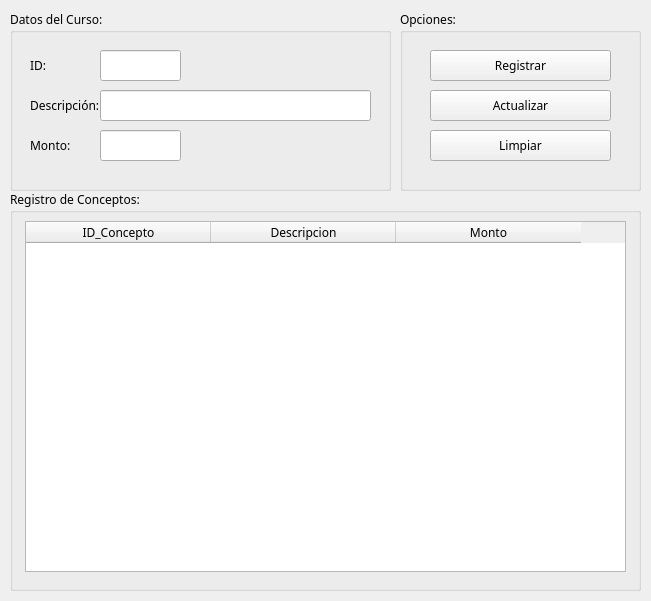
<?xml version="1.0" encoding="UTF-8"?>
<ui version="4.0">
 <class>MainWindow</class>
 <widget class="QMainWindow" name="MainWindow">
  <property name="geometry">
   <rect>
    <x>0</x>
    <y>0</y>
    <width>651</width>
    <height>601</height>
   </rect>
  </property>
  <property name="minimumSize">
   <size>
    <width>651</width>
    <height>601</height>
   </size>
  </property>
  <property name="maximumSize">
   <size>
    <width>651</width>
    <height>601</height>
   </size>
  </property>
  <property name="windowTitle">
   <string>MainWindow</string>
  </property>
  <widget class="QWidget" name="centralwidget">
   <widget class="QGroupBox" name="groupBox_2">
    <property name="geometry">
     <rect>
      <x>400</x>
      <y>10</y>
      <width>241</width>
      <height>181</height>
     </rect>
    </property>
    <property name="font">
     <font>
      <family>Bahnschrift SemiBold</family>
      <pointsize>9</pointsize>
     </font>
    </property>
    <property name="title">
     <string>Opciones:</string>
    </property>
    <widget class="QPushButton" name="btnRegistrar">
     <property name="geometry">
      <rect>
       <x>30</x>
       <y>40</y>
       <width>181</width>
       <height>31</height>
      </rect>
     </property>
     <property name="font">
      <font>
       <family>Bahnschrift</family>
      </font>
     </property>
     <property name="text">
      <string>Registrar</string>
     </property>
    </widget>
    <widget class="QPushButton" name="btnActualizar">
     <property name="geometry">
      <rect>
       <x>30</x>
       <y>80</y>
       <width>181</width>
       <height>31</height>
      </rect>
     </property>
     <property name="font">
      <font>
       <family>Bahnschrift</family>
      </font>
     </property>
     <property name="text">
      <string>Actualizar</string>
     </property>
    </widget>
    <widget class="QPushButton" name="btnLimpiar">
     <property name="geometry">
      <rect>
       <x>30</x>
       <y>120</y>
       <width>181</width>
       <height>31</height>
      </rect>
     </property>
     <property name="sizePolicy">
      <sizepolicy hsizetype="Expanding" vsizetype="Fixed">
       <horstretch>0</horstretch>
       <verstretch>0</verstretch>
      </sizepolicy>
     </property>
     <property name="font">
      <font>
       <family>Bahnschrift</family>
      </font>
     </property>
     <property name="text">
      <string>Limpiar</string>
     </property>
    </widget>
   </widget>
   <widget class="QGroupBox" name="groupBox">
    <property name="geometry">
     <rect>
      <x>10</x>
      <y>10</y>
      <width>381</width>
      <height>181</height>
     </rect>
    </property>
    <property name="font">
     <font>
      <family>Bahnschrift SemiBold</family>
      <pointsize>9</pointsize>
     </font>
    </property>
    <property name="title">
     <string>Datos del Curso:</string>
    </property>
    <widget class="QLabel" name="label">
     <property name="geometry">
      <rect>
       <x>20</x>
       <y>40</y>
       <width>61</width>
       <height>31</height>
      </rect>
     </property>
     <property name="text">
      <string>ID:</string>
     </property>
    </widget>
    <widget class="QLineEdit" name="txtIdconcepto">
     <property name="geometry">
      <rect>
       <x>90</x>
       <y>40</y>
       <width>81</width>
       <height>31</height>
      </rect>
     </property>
     <property name="font">
      <font>
       <family>Bahnschrift</family>
      </font>
     </property>
    </widget>
    <widget class="QLabel" name="label_2">
     <property name="geometry">
      <rect>
       <x>20</x>
       <y>80</y>
       <width>71</width>
       <height>31</height>
      </rect>
     </property>
     <property name="text">
      <string>Descripción:</string>
     </property>
    </widget>
    <widget class="QLineEdit" name="txtDescripcion">
     <property name="geometry">
      <rect>
       <x>90</x>
       <y>80</y>
       <width>271</width>
       <height>31</height>
      </rect>
     </property>
     <property name="font">
      <font>
       <family>Bahnschrift</family>
      </font>
     </property>
     <property name="frame">
      <bool>true</bool>
     </property>
     <property name="echoMode">
      <enum>QLineEdit::Normal</enum>
     </property>
     <property name="cursorMoveStyle">
      <enum>Qt::VisualMoveStyle</enum>
     </property>
    </widget>
    <widget class="QLabel" name="label_3">
     <property name="geometry">
      <rect>
       <x>20</x>
       <y>120</y>
       <width>61</width>
       <height>31</height>
      </rect>
     </property>
     <property name="text">
      <string>Monto:</string>
     </property>
    </widget>
    <widget class="QLineEdit" name="txtMonto">
     <property name="geometry">
      <rect>
       <x>90</x>
       <y>120</y>
       <width>81</width>
       <height>31</height>
      </rect>
     </property>
     <property name="font">
      <font>
       <family>Bahnschrift</family>
      </font>
     </property>
    </widget>
   </widget>
   <widget class="QGroupBox" name="groupBox_3">
    <property name="geometry">
     <rect>
      <x>10</x>
      <y>190</y>
      <width>631</width>
      <height>401</height>
     </rect>
    </property>
    <property name="font">
     <font>
      <family>Bahnschrift SemiBold</family>
      <pointsize>9</pointsize>
     </font>
    </property>
    <property name="title">
     <string>Registro de Conceptos:</string>
    </property>
    <widget class="QTableWidget" name="tblConcepto">
     <property name="geometry">
      <rect>
       <x>15</x>
       <y>31</y>
       <width>601</width>
       <height>351</height>
      </rect>
     </property>
     <property name="minimumSize">
      <size>
       <width>601</width>
       <height>351</height>
      </size>
     </property>
     <property name="maximumSize">
      <size>
       <width>601</width>
       <height>250</height>
      </size>
     </property>
     <property name="font">
      <font>
       <family>Bahnschrift</family>
      </font>
     </property>
     <attribute name="horizontalHeaderDefaultSectionSize">
      <number>185</number>
     </attribute>
     <column>
      <property name="text">
       <string>ID_Concepto</string>
      </property>
      <property name="font">
       <font>
        <family>Bahnschrift</family>
        <pointsize>9</pointsize>
       </font>
      </property>
     </column>
     <column>
      <property name="text">
       <string>Descripcion</string>
      </property>
      <property name="font">
       <font>
        <family>Bahnschrift</family>
        <pointsize>9</pointsize>
       </font>
      </property>
     </column>
     <column>
      <property name="text">
       <string>Monto</string>
      </property>
      <property name="font">
       <font>
        <family>Bahnschrift</family>
        <pointsize>9</pointsize>
       </font>
      </property>
     </column>
    </widget>
   </widget>
  </widget>
 </widget>
 <resources/>
 <connections/>
</ui>
